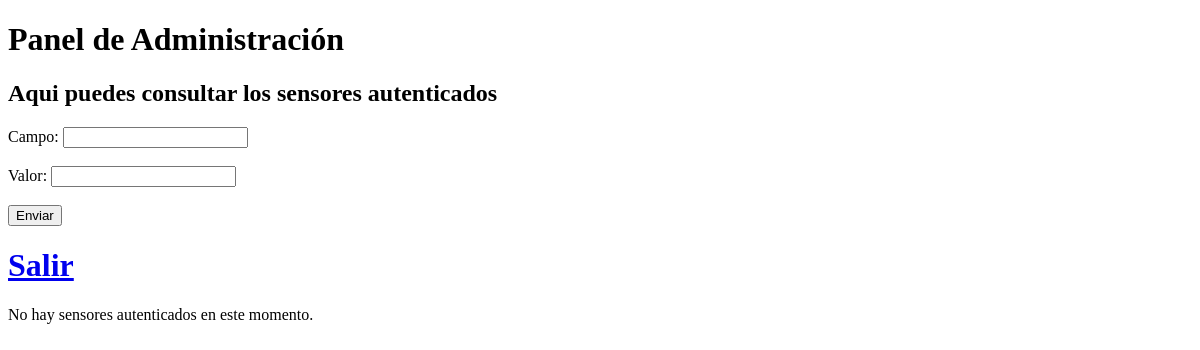
Page /admin/sensoresAUT (signed in) on the earlier database version.
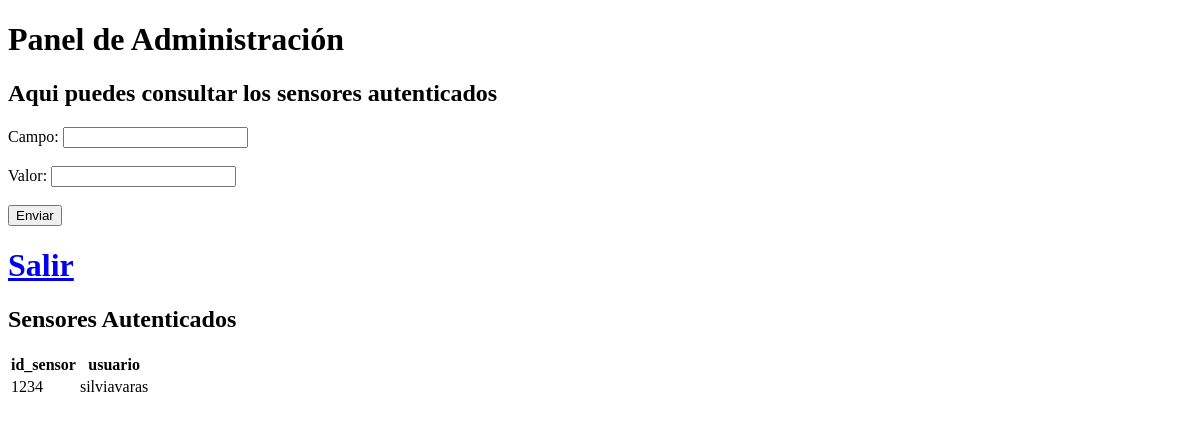
Same page on the later database version.
### models.py (models this page shows, shortened)
class SensorAUT(db.Base):
    __tablename__ = 'SensorAUT'
    id = Column(Integer, primary_key=True)
    id_sensor = Column(Integer, nullable=False)
    username_asociado = Column(String(80), nullable=False)
    token = Column(String(32), nullable=False)

### app.py (the view, shortened to what this page needs)
@app.route('/admin/sensoresAUT',methods=['GET', 'POST'])
def adminSensorsAUT():
    if 'authenticated' in session:
        datos = db.session.query(SensorAUT).all()
        return render_template('admin_sensoresAUT.html',datos=datos)
    else:
        return redirect(url_for('admin'))

### templates/admin_sensoresAUT.html (shortened to what this page needs)
<!DOCTYPE html>
<html>
<head>
</head>
<body>
    <h1>Panel de Administración</h1>
    <h2>Aqui puedes consultar los sensores autenticados</h2>
    <form action="/admin/sensoresAUT" method="POST">
        <label for="atributo">Campo:</label>
        <input type="text" name="atributo" id="atributo" required><br><br>
        <label for="valor">Valor:</label>
        <input type="text" name="valor" id="valor" required><br><br>
        <input type="submit" value="Enviar">
    </form>
    <h1>  <a href="/admin">Salir</a> </h1>
    {% if datos %}
    <h2>Sensores Autenticados</h2>
    <table>
        <thead>
            <tr>
                <th>id_sensor</th>
                <th>usuario</th>
            </tr>
        </thead>
        <tbody>
            {% for dato in datos %}
                <tr>
                    <td>{{ dato.id_sensor }}</td>
                    <td>{{ dato.username_asociado }}</td>
                </tr>
            {% endfor %}
        </tbody>
    </table>
{% else %}
    <p>No hay sensores autenticados en este momento.</p>
{% endif %}
</body>
</html>

Differences in the rows shown:
added SensorAUT: id_sensor "1234", username_asociado "silviavaras"
Other differences:
text no longer shown: "No hay sensores autenticados en este momento."
text now shown: "Sensores Autenticados id_sensor usuario"
